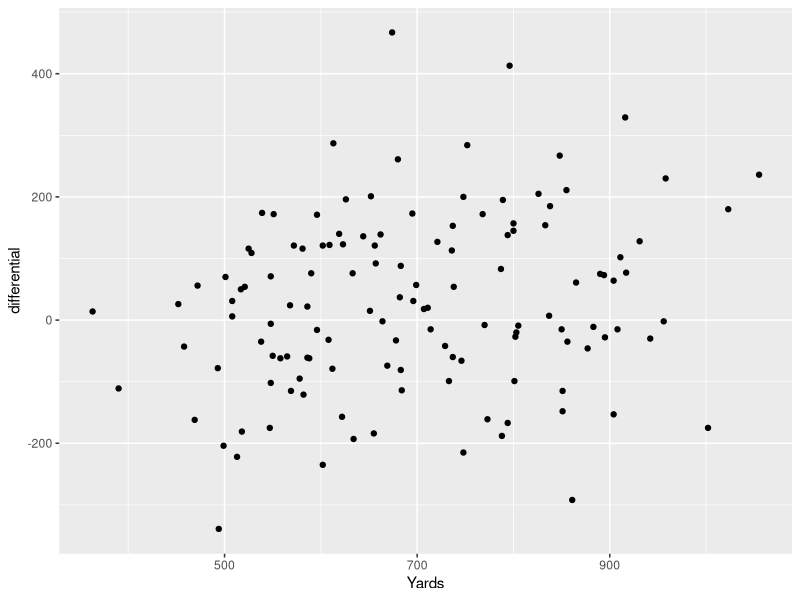

Reproduce this figure in R.
## ---- chunk 1
library(tidyverse)
## ---- chunk 2
correlations <- read_csv("data/correlations.csv")
## ---- chunk 3
newcorrelations <- correlations %>% 
  mutate(differential = OffPoints - DefPoints)
## ---- chunk 4
newcorrelations %>% summarize(correlation = cor(differential, Yards, method="pearson"))
## ---- chunk 5
newcorrelations %>% 
  summarize(correlation = cor(differential, `Pen.`, method="pearson"))
## ---- chunk 6
newcorrelations %>% summarize(correlation = cor(differential, `Pen./G`, method="pearson"))
## ---- chunk 7
fit <- lm(differential ~ Yards, data = newcorrelations)
summary(fit)
## ---- chunk 8
ggplot(newcorrelations, aes(x=Yards, y=differential)) + geom_point()
## ---- chunk 9
newcorrelations %>% 
  summarize(correlation = cor(OffPointsG, OffConversionPct, method="pearson"))
## ---- chunk 10
third <- lm(OffPointsG ~ OffConversionPct, data = newcorrelations)
summary(third)
## ---- chunk 11
(0.85625 * 40) - 4.74024 
## ---- chunk 12
(0.85625 * 54) - 4.74024 
